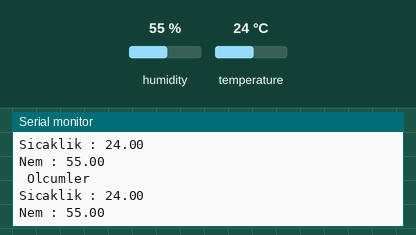
The sketch below on a simulated ESP8266 (NodeMCU). Shown: the last lines printed to the serial monitor. Inputs (shaded band) come from the test bench; at power-on: humidity 55 %, temperature 24 °C.

Above: at 2.8 s.
2.9 s: humidity set to 22 %
At 4.9 s:
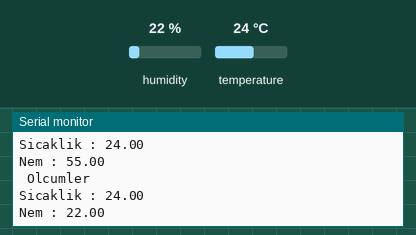
5.6 s: temperature set to 12 °C
At 6.6 s:
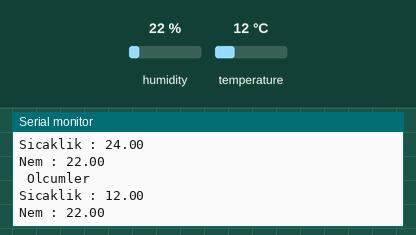
8.3 s: humidity set to 40 %
At 11.0 s:
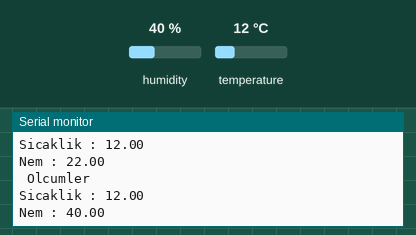
Timing chart, 0 to 12.5 s (numbered marks = the images above; inputs shaded):
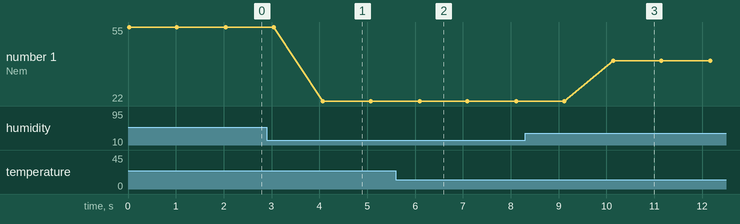

Measured:
- after the input at 2.9 s, the serial monitor: prints a new line after 1.2 s (image 1)
- after the input at 5.6 s, the serial monitor: prints a new line after 0.49 s (image 2)
- after the input at 8.3 s, the serial monitor: prints a new line after 1.8 s (image 3)
- plotted number 1: 55 → 22 after the input at 2.9 s, 22 → 40 after the input at 8.3 s

The sketch:

sketch_dec30a.ino
```cpp
#include <DHT.h>
DHT dht11(D0, DHT11);
float sicaklik, nem;

void setup() {
  Serial.begin(115200);
  dht11.begin();
}

void loop() {

  Serial.println(" Olcumler");

  sicaklik = (float)dht11.readTemperature();
  nem=(float) dht11.readHumidity();

  Serial.print("Sicaklik : ");
  Serial.println(sicaklik);
  Serial.print("Nem : ");
  Serial.println(nem);
  delay(1000);
}
```
